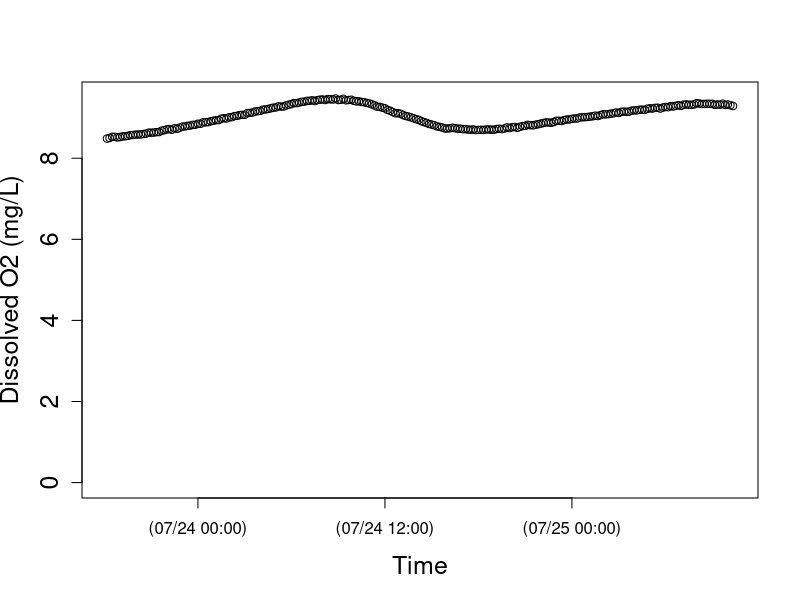
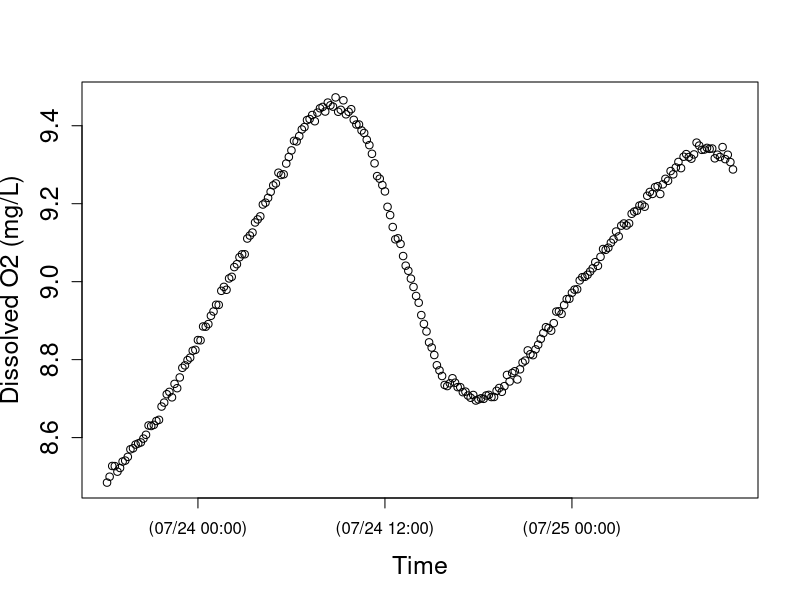

Recreate these plots in R, in order. (Note: this script raises an error after producing the figures.)
setwd("N:/Thesis.N/FreshStart_trans/TempLight_trans/TempLightSum17_trans/SW23jul17")
install.packages("chron")
library(chron)
StreamData=read.table("SW23jul17.csv",header=TRUE)  	##time is in seconds since 1970 and in UTC
StreamData$dtime<-chron(StreamData$time/86400)-(7/24)
## Check new chron object dtime and O2 data
## here is where you can target and remove outliers if you want to check before running models 
plot(StreamData$dtime, StreamData$oxy,cex.lab=1.5, cex.axis=1.5, lwd=1,ylim=c(0,9.5), xlab="Time",ylab="Dissolved O2 (mg/L)")
plot(StreamData$dtime, StreamData$oxy,cex.lab=1.5, cex.axis=1.5, lwd=1, xlab="Time",ylab="Dissolved O2 (mg/L)")

# END data important and management
# [2] LOAD O2 SATURATION FUNCTION

osat<- function(temp, bp) {
  
  tstd<-log((298.15-temp) / (273.15 + temp))
  
  a0<-2.00907
  a1<-3.22014
  a2<-4.0501
  a3<-4.94457
  a4<- -0.256847
  a5<- 3.88767
  
  u<-10^(8.10765-(1750.286/(235+temp)))
  
  sato<-(exp(a0 + a1*tstd + a2*tstd^2 + a3*tstd^3 + a4*tstd^4+a5*tstd^5))*((bp-u)/(760-u))*1.42905
  sato
}

#end of function
# END loading O2 SAT calc #
# [3] LOAD BAROMETRIC PRESSURE FUNCTION
## Function to correct barometric pressure for altitude. From Colt (2012).
## This function gives bp in mmHg for altitude given nearby measurement of standardized barometric pressure. 
## temp is degC 
## alt is m
## bpst is in inches of Hg and the sort of data you will find from U.S. weather stations.  Delete the *25.4 if you in the rest of the world where pressure is given in metric units
####function returns mm of Hg
bpcalc<- function(bpst, alt) {
  bpst*25.4*exp((-9.80665*0.0289644*alt)/(8.31447*(273.15+15)))
}
#end of function
# END loading BP calc function ####### 
# [4] LOAD GAS EXCHANGE (K) FUNCTIONS
# NOTE: The functions you use will depend on the methods used to estimate K (O2, propane, SF6). The temperature correction (Kcor) is embedded in the models below, but the Kcor function must be loaded into R before running the model.
# UNITS are day^(-1)
## This code does the opposite of Kcor below; it estimates K600 for KO2 at a given temperature. From Wanninkhof (1992).
K600fromO2<-function (temp, KO2) {
  ((600/(1800.6 - (120.1 * temp) + (3.7818 * temp^2) - (0.047608 * temp^3)))^-0.5) * KO2
}
#end of function
# This calculates K600 from K measured in a propane addition. From Raymond et al. (2012).
K600frompropane<-function (temp, Kpropane) {
  ((600/(2864 - (154.14 * temp) + (3.791 * temp^2) - (0.0379 * temp^3)))^-0.5) * Kpropane
}
#end of function
# This calculates K600 from K measured in a SF6 addition. From Raymond et al. (2012).
K600fromSF6<-function(temp, KSF6) {
  ((600/(3255.3-(217.13*temp)+(6.837*temp^2)-(0.08607*temp^3)))^-0.5)*KSF6
}
#end of function
# This function calculates KO2 at any given tempertaure from K600. via schmidt number scaling.  The scaling equation if From JÃ¤hne et al. (1987), Schmidt number conversions from Wanninkhof et al. 1992.
Kcor<-function (temp,K600){
  K600/(600/(1800.6-(temp*120.1)+(3.7818*temp^2)-(0.047608*temp^3)))^-0.5
}
#end of function
# END loading K functions
# [5] NIGHTTIME REGRESSION to estimate K -- OPTIONAL
### nighttime regression code to estimate K. Approach as in Hornberger and Kelly (1975).
## o2 file is your oxygen data (defined in subsetting)
## bp is barometric pressure in mm Hg for your site, 
## ts is the time step in MINUTES (not days as in metabolism code below)

nightreg<-function(o2file, bp, ts){
  
  temp<-o2file$temp
  oxy<-o2file$oxy
  
  # moving average on oxy data
  oxyf1<-filter(o2file$oxy,rep(1/3,3), sides=2)
  
  # trim the ends of the oxy data
  oxyf2<- oxyf1[c(-1,-length(oxyf1))]
  
  # calculate delO/delt; convert to units of days by ts in min-1*1440
  deltaO2<-((oxyf2[-1]-oxyf2[-length(oxyf2)])/ts)*1440
  
  # Trim the first two and last one from the temp data to match the filter oxy data
  temptrim<-temp[c(-2:-1,-length(temp))]
  
  # calc the dodef
  satdef<-osat(temptrim,bp)-oxyf2[-1]
  
  # fit linear model and plot using linear model fitting (lm) and abline functions in R stats package
  nreg<-lm(deltaO2~satdef)
  plot(satdef,deltaO2)
  abline(nreg)
  
  # use coef function in R stats package to get lm coefficients
  coeff<-coef(nreg)
  
  # output gives lm coeff and K600 (converted from nighttime regression estimate of KO2)
  out<-list(coeff, K600fromO2(mean(temp), coeff[2]))
  out
  
}
#end of function
# NOTE: this approach works better for some sites/dates than others; always check that your model fit is good and that your K600 estimate makes sense!
#Call as:  The first argument in the function defines when to pull data.  In this case on 10/27/204 (for spring creek) between 18:05 and 23:00

nightreg(StreamData[StreamData$dtime>=as.numeric(chron(dates="07/19/17", times="18:10:00")) & StreamData$dtime<=as.numeric(chron(dates="07/21/17", times="10:00:00")), ], bp=660, ts=10)
# END nighttime regression calculation of K #
# check that light makes sense
plot(StreamData$dtime, StreamData$light,cex.lab=1.5, cex.axis=1.5, lwd=1, xlab="Time",ylab="PAR (umol photons/s/m2)")
# END light
# [7] MODEL v1 - RIVERMETABK; solves for GPP, ER, AND K
##
# [7a] LOAD RIVERMETABK functions
###########################################

## VERSION 1 of possible metabolism model

##### now estimate metabolism

## parameter names (and units) for BOTH rivermetab functions (solving for or fixing K600):
## oxy.mod = modeled O2 (mg/L)
## oxy = O2 data (mg/L)
## MET[1] = GPP = estimated daily gross primary production (g O2 m-2 d-1); + flux of O2 production
## MET[2] = ER = estimated daily ecosystem respiration (g O2 m-2 d-1); - flux of O2 consumption 
## MET[3] = K = estimated K600 (d-1)
## z = estimated site depth (m)
## Kcor = KO2 corrected for temperature, calculated from K600 (d-1)
## bp = barometric pressure (mmHg)
## temp = water temperature (C)
## light = PAR data (or modlight from above light function)
## ts = time step of O2 data from logger (10 min intervals --> units are day, so 10/1440=0.06944)

# Model to calculate GPP, ER and K simultaneously
# This model is advantageous in the sense that one can estimate K from the data, but beware that it may be an overparameterized model.  
# Note that you have the opportunity below to use your light data or modeled light (here as data$light estimated for spring creek and french creek with the light model function above). You decide and modify the function and data names accordingly.

# rivermetabK is the master function that calls the MLE function (onestationmleK) and plotting function (onestationplot) below
rivermetabK<-function(o2file, z, bp, ts){
  
  ##pull data out of loaded o2file (subset in CALL function) and give it a name. 
  temp<-o2file$temp
  oxy<-o2file$oxy
  light<-o2file$light
  
  ##This calls onestationmleK (below) to calculate metabolism by non-linear minimization. We use nlm() function in R stats package; for more information see "help(nlm)"  The first argument is the function to be minimized, the second defines the starting values.  The function that is minimized (onestationmleK, see below) always has as its first argument, a vector of parameters (MET), and second argument a vector of starting values for those parameters, p=c(3,-5, 10).
  
  river.mle<-nlm(onestationmleK, p=c(3,-5, 10), oxy=oxy, z=z,temp=temp,light=light, bp=bp, ts=ts)
  
  ##plot modeled and measaured O2 given MLE estimates of GPP, ER, and K600.  It calls a function below onestationplot()
  
  onestationplot(GPP=river.mle$estimate[1], ER=river.mle$estimate[2],oxy=oxy,z=z,temp=temp,light=light, K=river.mle$estimate[3], bp=bp, ts=ts)
  
  ##return GPP, ER, K600, and MLE values
  b <- list(GPP=river.mle$estimate[1], ER=river.mle$estimate[2], K600=river.mle$estimate[3], neglogL=river.mle$minimum[1])
  b
}
# end of function
# This function returns the negative log likelihood value given O2 data and estimates of GPP, ER, and K (which is vector MET); is included in master rivermetabK function above
onestationmleK<-function(MET,temp, oxy, light, z, bp, ts) {
  
  # create new vector for modeled O2
  oxy.mod<-numeric(length(data))
  # give starting value from oxygen data; this is the only time O2 data is used to model GPP and ER
  oxy.mod[1]<-oxy[1]
  
  # this is the metabolism equation as in Van de Bogert et al 2007 L&OMethods
  for (i in 2:length(oxy)) {oxy.mod[i]<-oxy.mod[i-1]+((MET[1]/z)*(light[i]/sum(light)))+ MET[2]*ts/z+(Kcor(temp[i],MET[3]))*ts*(osat(temp[i],bp)-oxy.mod[i-1]) }
  
  ##below is MLE calculation; output is -log likelihood
  # diff in measured and modeled O2
  sqdiff<-(oxy-oxy.mod)^2 
  # likelihood function
  L <- length(oxy) * (log(((sum(sqdiff)/length(oxy))^0.5))+0.5*log(6.28)) + ((2*sum(sqdiff)/length(oxy))^-1) * sum(sqdiff)
  L
}
# end of function
# this function plots modeled O2 and O2 data from estimates of daily GPP, ER, and K; is included in master rivermetabK function above
# Calls same metabolism equation as in mle function, but plots modeled O2 as a function of GPP, ER, and K estimates from mle
# use this to visually assess your model estimates (should be good agreement between modeled and measured O2)
onestationplot<-function(GPP, ER, oxy, z, temp, K, light, bp, ts) {
  
  oxy.mod<-numeric(length(oxy))
  oxy.mod[1]<-oxy[1]
  
  # this is the metabolism equation as in Van de Bogert et al (2007) L&OMethods
  for (i in 2:length(oxy)) { oxy.mod[i]<-oxy.mod[i-1]+((GPP/z)*(light[i]/sum(light)))+ ER*ts/z+(Kcor(temp[i],K))*ts*(osat(temp[i],bp)-oxy.mod[i-1]) }
  
  plot(seq(1:length(oxy)),oxy.mod, type="l",xlab="Time", ylab="Dissolved oxygen  (mg/L)", cex.lab=1.5, cex.axis=1.5, lwd=2 )
  points(seq(1:length(oxy)),oxy)
}
# end of function

####### END LOADING rivermetabK function #
# [7b] CALL RIVERMETABK function
###########################################

## Call as:  z is depth in m, bp is im mmHg, ts is time steps in days.

# for spring creek data; 10/28/14
###########################################

## Call as:  z is depth in m, bp is im mmHg, ts is time steps in days.

# for spring creek data; 10/28/14
rivermetab<-function(o2file, z, bp, ts, K){
  
  ##pull data out of loaded o2file (subset in CALL function) and give it a name. 
  temp<-o2file$temp
  oxy<-o2file$oxy
  light<-o2file$light
  
  ##calculate metabolism by non linear minimization of MLE function (below)
  river.mle<-nlm(onestationmle, p=c(3,-5), oxy=oxy, z=z,temp=temp,light=light, bp=bp, ts=ts, K=K)
  
  ##plot data; uses same plot function as given for rivermetabK above (relisted below to keep each model as own unit)
  onestationplot(GPP=river.mle$estimate[1], ER=river.mle$estimate[2],oxy=oxy,z=z,temp=temp,light=light, K=K, bp=bp, ts=ts)
  
  ##return GPP, ER, and MLE value
  b<-list(GPP= river.mle$estimate[1], ER= river.mle$estimate[2],  neglogL= river.mle$minimum[1])
  b
}
# end of function

# function returns the likelihood value given O2 data and estimates of GPP, ER (which is vector MET); is included in master rivermetab function above; K600 is fixed
onestationmle<-function(MET,temp, oxy, light, z, bp, ts, K) {
  
  oxy.mod<-numeric(length(data))
  oxy.mod[1]<-oxy[1]
  
  # this is the metabolism equation as in Van de Bogert et al 2007 L&OMethods
  for (i in 2:length(oxy)) {oxy.mod[i]<-oxy.mod[i-1]+((MET[1]/z)*(light[i]/sum(light)))+ MET[2]*ts/z+(Kcor(temp[i],K))*ts*(osat(temp[i],bp)-oxy.mod[i-1]) }
  
  ## below is MLE calculation; output is likelihood
  # diff in measured and modeled O2
  sqdiff<-(oxy-oxy.mod)^2 
  # likelihood function
  L <- length(oxy)*(log(((sum(sqdiff)/length(oxy))^0.5)) +0.5*log(6.28)) + ((2*sum(sqdiff)/length(oxy))^-1)*sum(sqdiff)
  L
}
#end of function

# (As in rivermetabK)
# this function plots modeled O2 and O2 data from estimates of daily GPP and ER; is included in master rivermetab function above
# Calls same metabolism equation as in mle function, but plots modeled O2 as a function of GPP, ER estimates from mle
# use this to visually assess your model estimates (should be good agreement between modeled and measured O2)
onestationplot<-function(GPP, ER, oxy, z, temp, K, light, bp, ts) {
  
  oxy.mod<-numeric(length(oxy))
  oxy.mod[1]<-oxy[1]
  
  # this is the metabolism equation as in Van de Bogert et al (2007) L&OMethods
  for (i in 2:length(oxy)) { oxy.mod[i]<-oxy.mod[i-1]+((GPP/z)*(light[i]/sum(light)))+ ER*ts/z+(Kcor(temp[i],K))*ts*(osat(temp[i],bp)-oxy.mod[i-1]) }
  
  plot(seq(1:length(oxy)),oxy.mod, type="l",xlab="Time", ylab="Dissolved oxygen  (mg/L)", cex.lab=1.5, cex.axis=1.5, lwd=2 )
  points(seq(1:length(oxy)),oxy)
  
  print(summary(lm(oxy~oxy.mod)))
  
}
# end of function
####### END loading rivermetab function ####### 
## Call as:  z is depth in m, bp is im mmHg, ts is time steps in days.

# 10 MIN timestep!! literature k600 values based on slope
rivermetab(o2file=StreamData[StreamData$dtime>=as.numeric(chron(
  dates="07/23/17", times="18:30:00")) & StreamData $dtime<=as.numeric(chron(
    dates="07/25/17", times="10:00:00")), ], 
  z=0.120, 
  bp=710, 
  ts=0.006944, 
  K=99.966963)
# 10 MIN timestep!! my derived k600 values based on velocity
rivermetab(o2file=StreamData[StreamData$dtime>=as.numeric(chron(
  dates="07/23/17", times="18:30:00")) & StreamData $dtime<=as.numeric(chron(
  dates="07/25/17", times="10:00:00")), ], 
  z=0.120, 
  bp=710, 
  ts=0.006944, 
  K=29.3660216)
# 10 MIN timestep!! full model as is 
rivermetabK(o2file=StreamData[ StreamData $dtime>=as.numeric(chron(
  dates="07/23/17", times="18:30:00")) & StreamData $dtime<=as.numeric(chron(
  dates="07/25/17", times="10:00:00")), ], 
  z=0.120, 
  bp=710, 
  ts=0.006944)
